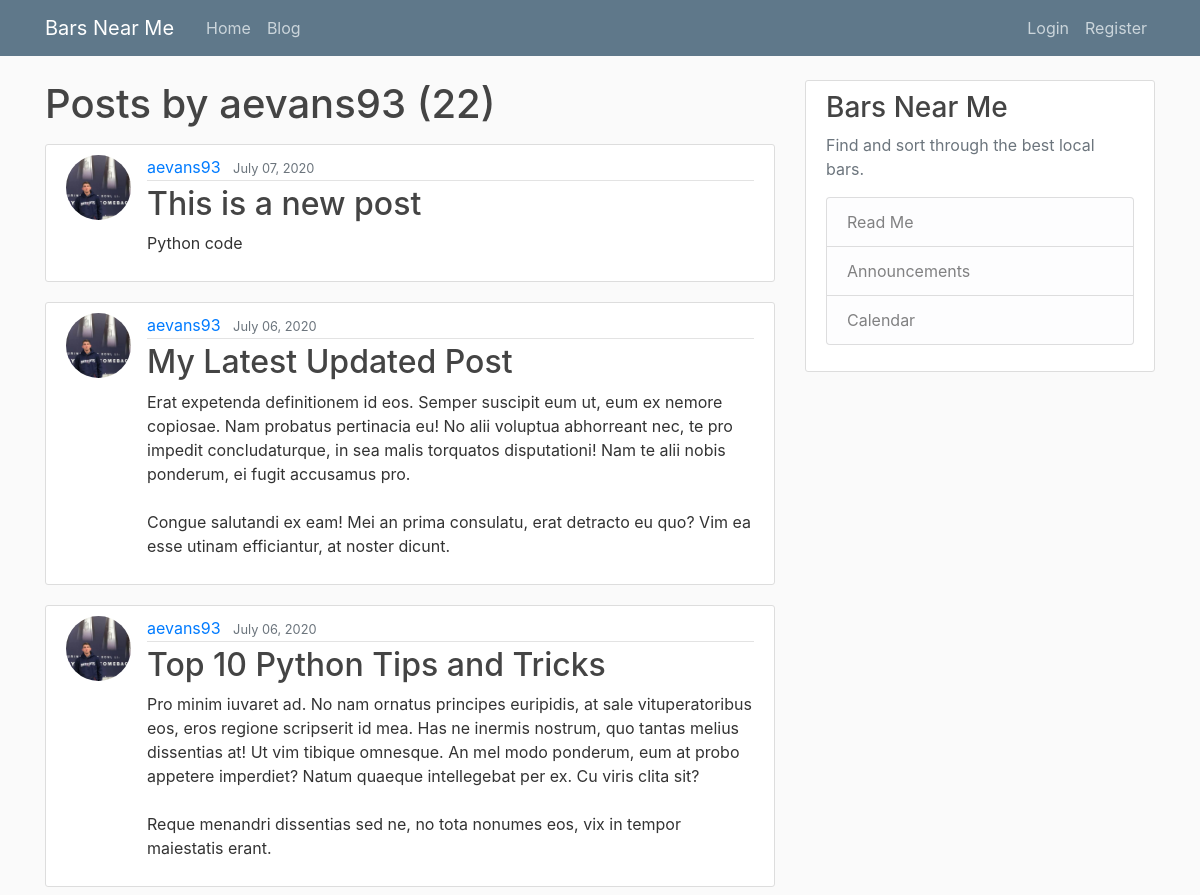
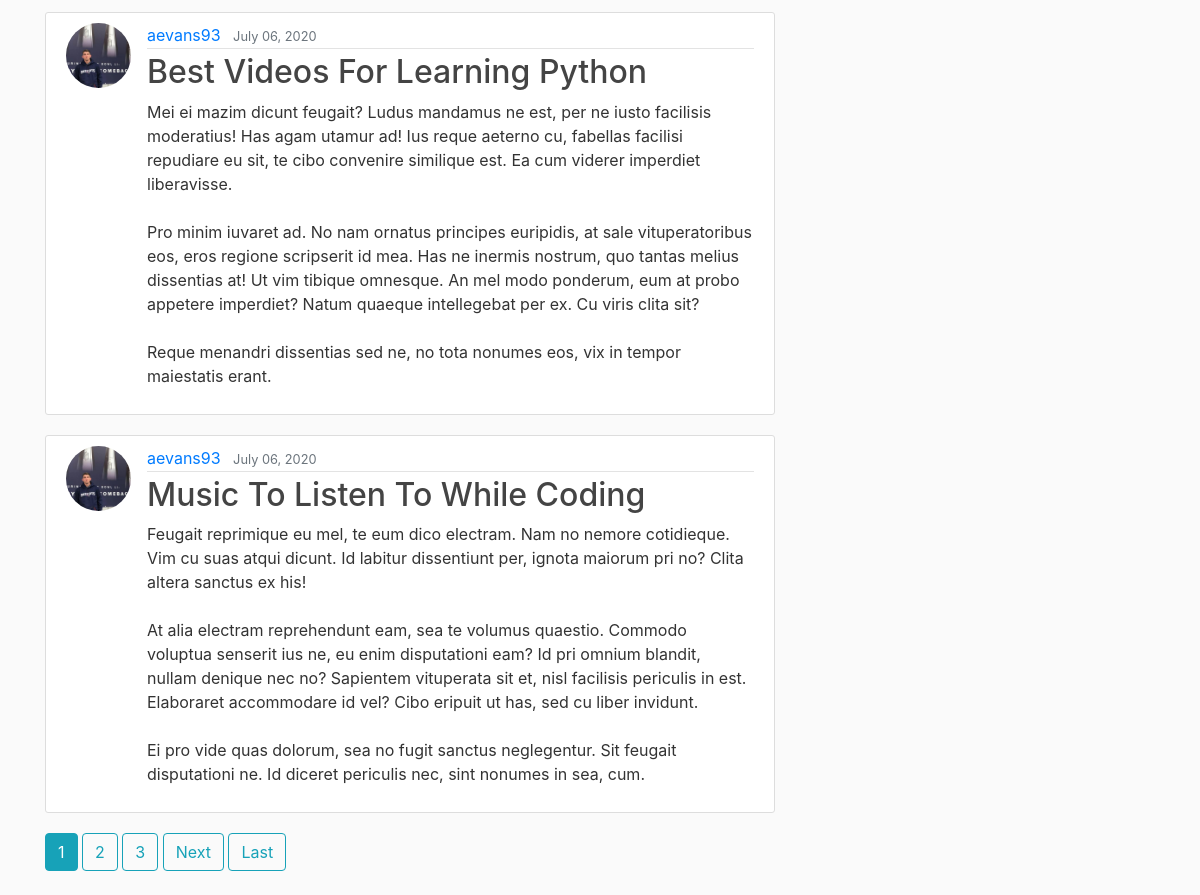
Page /user/aevans93 on the committed database (2 pictures, top to bottom).
### blog/models.py (models this page shows, shortened)
class Post(models.Model):
    title = models.CharField(max_length=100)
    content = models.TextField()
    date_posted = models.DateTimeField(default=timezone.now)
    author = models.ForeignKey(User, on_delete=models.CASCADE)

### users/models.py (models this page shows, shortened)
class Account(models.Model):
    user = models.OneToOneField(User, on_delete=models.CASCADE) # Add: on_delete=models.CASCADE as a second argument for handline deleting accounts but not the user
    image = models.ImageField(default='default.jpg', upload_to='account_pics')

### blog/views.py (the view)
# urls.py: path('user/<str:username>', UserPostListView.as_view(), name="user-posts"),
class UserPostListView(ListView):
    model = Post
    template_name = 'blog/user_posts.html' # <app>/<model>_<viewtype>.html
    context_object_name = 'posts'
    paginate_by = 5
    def get_queryset(self):
        user = get_object_or_404(User, username=self.kwargs.get('username')) # Capture the user into user variable if they exist
        return Post.objects.filter(author=user).order_by('-date_posted') # Order by date posted reverse

### blog/templates/blog/user_posts.html (shortened to what this page needs)
{% extends "blog/base.html" %}
{% block content %}
    <h1 class="mb-3">Posts by {{ view.kwargs.username }} ({{ page_obj.paginator.count }})</h1>
    {% for post in posts %}
        <article class="media content-section">
            <img class="rounded-circle article-img"src="{{ post.author.account.image.url }}" alt="">
            <div class="media-body">
            <div class="article-metadata">
                <a class="mr-2" href="{% url 'user-posts' post.author.username %}">{{ post.author.username }}</a>
                <small class="text-muted">{{ post.date_posted|date:"F d, Y" }}</small>
            </div>
            <h2><a class="article-title" href="{% url 'post-detail' post.id %}">{{ post.title }}</a></h2>
            <p class="article-content">{{ post.content }}</p>
            </div>
        </article>
    {% endfor %}
    {% if is_paginated %}
        {% for num in page_obj.paginator.page_range %}
            {% if page_obj.number == num %}
                <a class="btn btn-info mb-4" href="?page={{ num }}">{{ num }}</a>
            {% elif num > page_obj.number|add:'-3' and num < page_obj.number|add:'+3' %}
                <a class="btn btn-outline-info mb-4" href="?page={{ num }}">{{ num }}</a>
            {% endif %}
        {% endfor %}
        {% if page_obj.has_next %}
            <a class="btn btn-outline-info mb-4" href="?page={{ page_obj.next_page_number }}">Next</a>
            <a class="btn btn-outline-info mb-4" href="?page={{ page_obj.paginator.num_pages }}">Last</a>
        {% endif %}
    {% endif %}
{% endblock content %}

### blog/static/blog/main.css (style rules this page uses)
body { background: #fafafa; color: #333333; margin-top: 5rem; }
h1, h2, h3, h4, h5, h6 { color: #444444; }
.content-section { background: #ffffff; padding: 10px 20px; border: 1px solid #dddddd; border-radius: 3px; margin-bottom: 20px; }
.article-title { color: #444444; }
.article-content { white-space: pre-line; }
.article-img { height: 65px; width: 65px; margin-right: 16px; }
.article-metadata { padding-bottom: 1px; margin-bottom: 4px; border-bottom: 1px solid #e3e3e3 }

### rows in the picture
Post: author.account.image (picture), author.username "aevans93", date_posted "July 07, 2020", title "This is a new post", content "Python code"
Post: author.account.image (picture), author.username "aevans93", date_posted "July 06, 2020", title "My Latest Updated Post", content "Erat expetenda definitionem id eos. Semper suscipit eum ut, eum ex nemore copiosae. Nam probatus pertinacia eu! No alii voluptua abhorreant nec, te pro impedit concludaturque, in sea malis torquatos disputationi! Nam te alii nobis ponderum, ei fugit accusamus pro. Congue salutandi ex eam! Mei an prima consulatu, erat detracto eu quo? Vim ea esse utinam efficiantur, at noster dicunt."
Post: author.account.image (picture), author.username "aevans93", date_posted "July 06, 2020", title "Top 10 Python Tips and Tricks", content "Pro minim iuvaret ad. No nam ornatus principes euripidis, at sale vituperatoribus eos, eros regione scripserit id mea. Has ne inermis nostrum, quo tantas melius dissentias at! Ut vim tibique omnesque. An mel modo ponderum, eum at probo appetere imperdiet? Natum quaeque intellegebat per ex. Cu viris clita sit? Reque menandri dissentias sed ne, no tota nonumes eos, vix in tempor maiestatis erant."
Post: author.account.image (picture), author.username "aevans93", date_posted "July 06, 2020", title "Best Videos For Learning Python", content "Mei ei mazim dicunt feugait? Ludus mandamus ne est, per ne iusto facilisis moderatius! Has agam utamur ad! Ius reque aeterno cu, fabellas facilisi repudiare eu sit, te cibo convenire similique est. Ea cum viderer imperdiet liberavisse. Pro minim iuvaret ad. No nam ornatus principes euripidis, at sale vituperatoribus eos, eros regione scripserit id mea. Has ne inermis nostrum, quo tantas melius dissentias at! Ut vim tibique omnesque. An mel modo ponderum, eum at probo appetere imperdiet? Natum quaeque intellegebat per ex. Cu viris clita sit? Reque menandri dissentias sed ne, no tota nonumes eos, vix in tempor maiestatis erant."
Post: author.account.image (picture), author.username "aevans93", date_posted "July 06, 2020", title "Music To Listen To While Coding", content "Feugait reprimique eu mel, te eum dico electram. Nam no nemore cotidieque. Vim cu suas atqui dicunt. Id labitur dissentiunt per, ignota maiorum pri no? Clita altera sanctus ex his! At alia electram reprehendunt eam, sea te volumus quaestio. Commodo voluptua senserit ius ne, eu enim disputationi eam? Id pri omnium blandit, nullam denique nec no? Sapientem vituperata sit et, nisl facilisis periculis in est. Elaboraret accommodare id vel? Cibo eripuit ut has, sed cu liber invidunt. Ei pro vide quas dolorum, sea no fugit sanctus neglegentur. Sit feugait disputationi ne. Id diceret periculis nec, sint nonumes in sea, cum."

### other values in the picture
{{ view.kwargs.username }} "aevans93"
{{ page_obj.paginator.count }} "22"
{{ num }} "1"
{{ num }} "2" "3"
